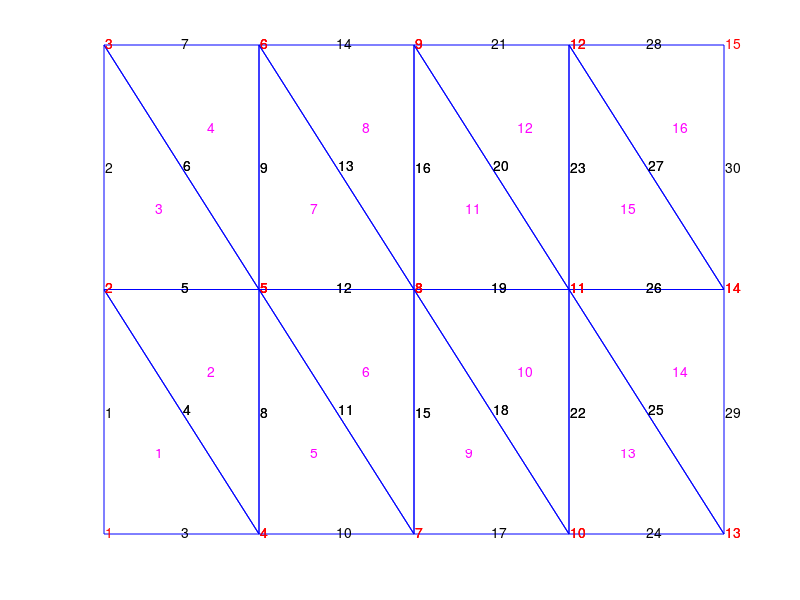

Reproduce this figure in MATLAB.
%clear;clc;
xl = 0; xr = 2; yb = 0; yt = 1;
Nx = 4; Ny = 2;
hx = (xr-xl)/Nx; hy = (yt-yb)/Ny;
ne = 2*Nx*Ny; % number of elements

% generate P matrix (保存节点的坐标)
P = zeros(2,(Nx+1)*(Ny+1)); 
for i = 1:Nx+1
    for j = 1:Ny+1
        id = (i-1)*(Ny+1)+j;  % 全局编号
        xi = xl + (i-1)*hx;   % 当前编号的横坐标
        yj = yb + (j-1)*hy;   % 当前坐标的纵坐标
        P(1,id) = xi;
        P(2,id) = yj;
    end
end

% generate T matrix (局部单元的全局编号)
T = zeros(3,ne);
for i = 1:Nx
    for j = 1:Ny
        n1 = (i-1)*2*Ny + 2*j-1; %当前行列对应的单元
        n2 = n1 + 1;
        rn1_1 = i;   cn1_1 = j;   % 第n1个单元1号点所在的行和列
        rn1_2 = i+1; cn1_2 = j;   % 第n1个单元2号点所在的行和列
        rn1_3 = i;   cn1_3 = j+1; % 第n1个单元3号点所在的行和列
        jn1_1 = (i-1)*(Ny+1)+j;    % 第n1个单元1号点所对应的全局编号
        jn1_2 = (i)*(Ny+1)+j; 
        jn1_3 = (i-1)*(Ny+1)+j+1; 
        T(1,n1) = jn1_1; T(2,n1) = jn1_2; T(3,n1) = jn1_3;
        rn2_1 = i+1;   rn2_1 = j+1;
        rn2_2 = i;     rn2_2 = j+1;
        rn2_3 = i+1;   rn2_3 = j;
        jn2_1 = (i)*(Ny+1)+j+1;
        jn2_2 = (i-1)*(Ny+1)+j+1;
        jn2_3 = (i)*(Ny+1)+j;
        T(1,n2) = jn2_1; T(2,n2) = jn2_2; T(3,n2) = jn2_3;
    end
end
% 局部单元边的全局编号
for i = 1:Nx
    for j = 1:Ny
        n1 = (i-1)*2*Ny + 2*j-1;
        n2 = n1+1;
        E(1,n1) = i*Ny + (i-1)*(2*Ny+1) + (j-1)*2 + 1 + 1;
        E(2,n1) = (i-1)*Ny + (i-1)*(2*Ny+1) + j;
        E(3,n1) = i*Ny + (i-1)*(2*Ny+1) + (j-1)*2 + 1;
        E(1,n2) = E(1,n1);
        E(2,n2) = i*Ny + i*(2*Ny+1) + j;
        E(3,n2) = E(1,n2) + 1;
    end
end
for n = 1:ne
    x1 = P(1,T(1,n)); % 当前单元1号节点的横坐标
    y1 = P(2,T(1,n));
    x2 = P(1,T(2,n)); % 当前单元2号节点的横坐标
    y2 = P(2,T(2,n));
    x3 = P(1,T(3,n));
    y3 = P(2,T(3,n)); % 当前单元3号节点的横坐标
    plot([x1 x2 x3 x1],[y1 y2 y3 y1],'b')
    hold on
    text(x1+hx/100,y1+hy/100,num2str(T(1,n)),'color','r'); % 顶点编号
    text(x2+hx/100,y2+hy/100,num2str(T(2,n)),'color','r');
    text(x3+hx/100,y3+hy/100,num2str(T(3,n)),'color','r');
    if mod(n,2) == 1
        text(x2-hx/2+hx/100,y2+hy/2+hy/100,num2str(E(1,n)),'color','k');  % 边的编号
        text(x3+hx/100,y3-hy/2,num2str(E(2,n)),'color','k');
        text(x1+hx/2,y1+hy/100,num2str(E(3,n)),'color','k');
    else
        text(x2+hx/2+hx/100,y2-hy/2+hy/100,num2str(E(1,n)),'color','k');  % 边的编号
        text(x3+hx/100,y3+hy/2,num2str(E(2,n)),'color','k');
        text(x1-hx/2,y1+hy/100,num2str(E(3,n)),'color','k');
    end
    
    text((x1+x2+x3)/3,(y1+y2+y3)/3,num2str(n),'color','m');

end
axis off;
